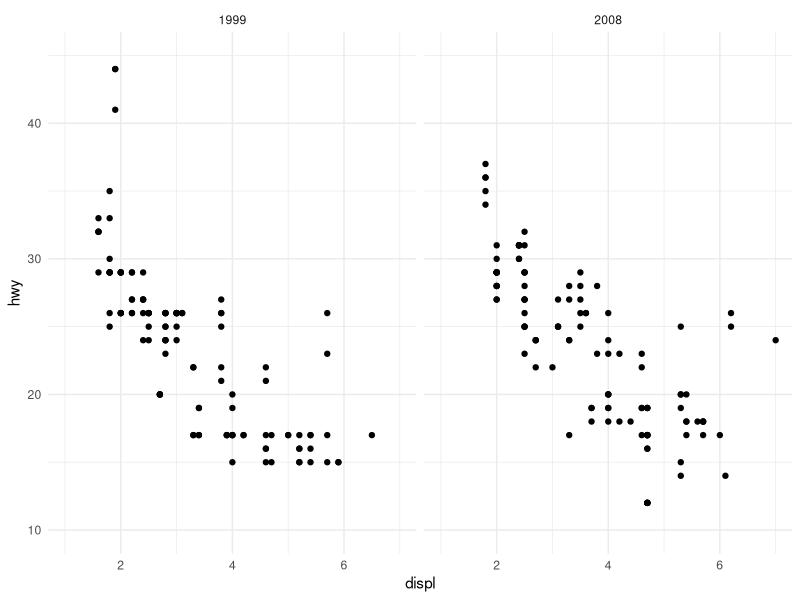

Recreate this plot in R.
library(ggplot2)

theme_set(theme_minimal())

mpg_plot <- ggplot(mpg, aes(displ, hwy)) + 
  geom_point() +
  facet_wrap(vars(year)) +
  lims(x = c(1, 7), y = c(10, 45))

print(mpg_plot)
